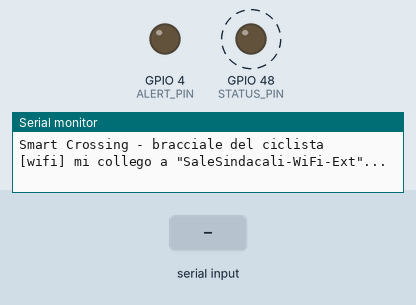
This sketch was run on a simulated ESP32-S3. On the bench: output pins drawn as LEDs (lit = HIGH), the last lines printed to the serial monitor. Dashed ring = blinking. Inputs (shaded band) come from the test bench. WiFi joins after 1.5 s; servers stay silent unless stated.

Above: at 2.15 s.
2.2 s: "t90\n" received over Serial
At 2.56 s:
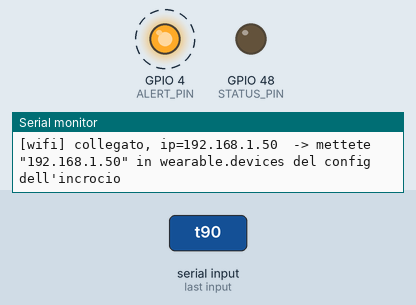
5.2 s: "t,45\n" received over Serial
At 6.31 s:
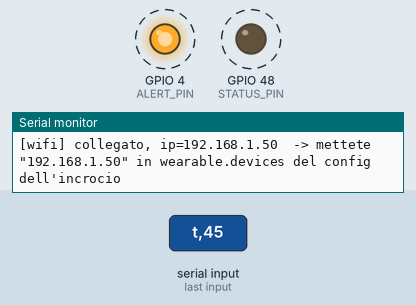
8.2 s: "t" received over Serial
At 12.5 s:
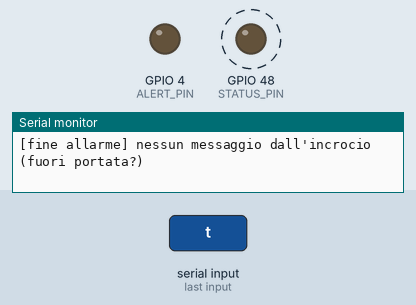
Timing chart, 0 to 17.2 s (numbered marks = the images above; inputs shaded):
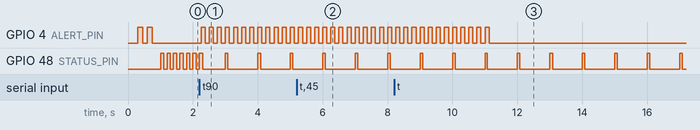

Measured:
- after the input at 2.2 s, GPIO 4 (ALERT_PIN): alternates HIGH for 0.12 s and LOW for 0.12 s, starting after 0.05 s
- after the input at 5.2 s, GPIO 4 (ALERT_PIN): alternates HIGH for 0.12 s and LOW for 0.12 s, starting after 0.05 s
- after the input at 8.2 s, GPIO 4 (ALERT_PIN): alternates HIGH for 0.12 s and LOW for 0.12 s, 24 changes in all, then stays LOW, starting after 0.05 s
- by itself, GPIO 48 (STATUS_PIN): alternates HIGH for 0.08 s and LOW for 0.92 s

The sketch:

esp32_bracciale.ino
```cpp
/*
  Smart Crossing - BRACCIALE DEL CICLISTA (ESP32 DevKit oppure ESP32-C3 SuperMini)

  Canale DIRETTO incrocio -> bracciale: l'incrocio piu' vicino (la UNO Q, "incrocio-1") manda un
  pacchetto UDP all'indirizzo del bracciale, porta 48100. Niente server, niente internet: basta che
  bracciale e incrocio siano sulla stessa rete Wi-Fi (anche l'hotspot di un telefono).

    {"v":1,"t":"wr","n":"incrocio-1","seq":12,"on":1,"k":"bike_lane_invasion","sev":2,
     "txt":"Auto nella ciclabile","ttl":2500}

  - on:1 -> ALLARME: il LED (o il motorino) di ALERT_PIN lampeggia. Pericoli per il ciclista:
    auto che entra nella ciclabile, auto ferma nella ciclabile, sorpasso troppo vicino.
  - on:0 -> fine allarme. L'incrocio lo rimanda ogni mezzo secondo anche quando non c'e' niente:
    e' il segnale "sei vicino all'incrocio e sei collegato".
  - Se per "ttl" ms non arriva niente l'allarme si spegne da solo (pacchetto perso, incrocio spento).

  LED di stato (quello sulla scheda):
    lampeggio veloce   = Wi-Fi non collegato
    lampo ogni secondo = Wi-Fi ok, nessun incrocio vicino
    acceso fisso       = incrocio collegato (riceve i suoi messaggi)

  COLLEGAMENTO: LED + resistenza 220-330 ohm tra ALERT_PIN (GPIO 4, gamba lunga) e GND.
  Al posto del LED si puo' mettere un motorino vibrante, ma tramite un transistor NPN.

  Monitor seriale a 115200: stampa l'indirizzo IP (da mettere nel config dell'incrocio) e ogni allarme.
  Comandi dal Monitor seriale: "t" = allarme di prova per 3 s, "i" = stato e indirizzo IP.

  Nessuna libreria da installare: serve solo il pacchetto schede "esp32" di Espressif.
*/
#include <WiFi.h>
#include <WiFiUdp.h>

// ------------------------------------------------------------------ DA COMPILARE
#define WIFI_SSID "SaleSindacali-WiFi-Ext"      // la stessa rete della UNO Q, a 2,4 GHz
#define WIFI_PASS "Unione1906"
// #define SCHEDA_C3_SUPERMINI     // togliete le // se la scheda e' una ESP32-C3 SuperMini
// ------------------------------------------------------------------

#define PORTA 48100
#define ALERT_PIN 4                // LED di allarme (o motorino con transistor)

#ifdef SCHEDA_C3_SUPERMINI
#define STATUS_PIN 8               // LED blu della SuperMini, si accende con LOW
#define STATUS_ACTIVE_LOW 1
#elif defined(LED_BUILTIN)
#define STATUS_PIN LED_BUILTIN     // LED della scheda (sulla ESP32-S3 e' quello RGB: si accende bianco)
#define STATUS_ACTIVE_LOW 0
#else
#define STATUS_PIN 2               // LED della ESP32 DevKit classica
#define STATUS_ACTIVE_LOW 0
#endif

#define LINK_TIMEOUT_MS 3000       // senza messaggi per 3 s: incrocio non piu' collegato

WiFiUDP udp;
char buf[300];

bool alertOn = false;
unsigned long alertUntil = 0;      // l'allarme si spegne da solo dopo ttl ms senza conferme
int alertSev = 2;
char alertTxt[48] = "";
char alertFrom[24] = "";
unsigned long lastMsg = 0;         // ultimo messaggio dall'incrocio (0 = mai)
unsigned long lastStatusPrint = 0;
unsigned long received = 0;
bool wasConnected = false;

// ------------------------------------------------------------------ lettura del JSON (senza librerie)

long numField(const char *s, const char *key, long def) {
  char pat[24];
  snprintf(pat, sizeof(pat), "\"%s\":", key);
  const char *p = strstr(s, pat);
  return p ? strtol(p + strlen(pat), nullptr, 10) : def;
}

bool strField(const char *s, const char *key, char *out, size_t n) {
  char pat[24];
  snprintf(pat, sizeof(pat), "\"%s\":\"", key);
  const char *p = strstr(s, pat);
  if (!p) return false;
  p += strlen(pat);
  size_t i = 0;
  while (*p && *p != '"' && i + 1 < n) out[i++] = *p++;
  out[i] = 0;
  return true;
}

// ------------------------------------------------------------------ LED

void statusLed(bool on) {
  if (STATUS_PIN < 0) return;
  digitalWrite(STATUS_PIN, (on ^ STATUS_ACTIVE_LOW) ? HIGH : LOW);
}

void startAlert(const char *txt, const char *from, int sev, unsigned long ttl) {
  if (!alertOn) {
    Serial.printf("[ALLARME] %s (da %s)\n", txt, from);
  }
  alertOn = true;
  alertSev = sev;
  alertUntil = millis() + ttl;
  strncpy(alertTxt, txt, sizeof(alertTxt) - 1);
  strncpy(alertFrom, from, sizeof(alertFrom) - 1);
}

void stopAlert(const char *why) {
  if (alertOn) Serial.printf("[fine allarme] %s\n", why);
  alertOn = false;
  digitalWrite(ALERT_PIN, LOW);
}

void updateLeds(unsigned long now) {
  // allarme: lampeggio veloce (4 Hz) se grave, altrimenti 2 Hz
  if (alertOn) {
    unsigned long periodo = alertSev >= 3 ? 250 : 500;
    digitalWrite(ALERT_PIN, (now % periodo) < periodo / 2 ? HIGH : LOW);
  } else {
    digitalWrite(ALERT_PIN, LOW);
  }
  bool wifi = WiFi.status() == WL_CONNECTED;
  bool link = lastMsg && now - lastMsg < LINK_TIMEOUT_MS;
  if (!wifi) statusLed((now % 200) < 100);
  else if (!link) statusLed((now % 1000) < 80);
  else statusLed(true);
}

// ------------------------------------------------------------------ rete

void printStatus() {
  bool link = lastMsg && millis() - lastMsg < LINK_TIMEOUT_MS;
  if (WiFi.status() == WL_CONNECTED) {
    Serial.printf("[stato] ip=%s porta=%d  incrocio=%s  messaggi=%lu  allarme=%s\n",
                  WiFi.localIP().toString().c_str(), PORTA,
                  link ? (alertFrom[0] ? alertFrom : "collegato") : "nessuno",
                  received, alertOn ? alertTxt : "no");
  } else {
    Serial.printf("[stato] Wi-Fi non collegato a \"%s\" (rete a 2,4 GHz? password giusta?)\n", WIFI_SSID);
  }
}

void handlePacket() {
  int n = udp.parsePacket();
  if (n <= 0) return;
  int len = udp.read(buf, sizeof(buf) - 1);
  if (len <= 0) return;
  buf[len] = 0;
  char t[8] = "";
  if (!strField(buf, "t", t, sizeof(t)) || strcmp(t, "wr") != 0) return;  // non e' per il bracciale

  char from[24] = "incrocio";
  strField(buf, "n", from, sizeof(from));
  unsigned long now = millis();
  if (!lastMsg || now - lastMsg >= LINK_TIMEOUT_MS) {
    Serial.printf("[collegato] ricevo dall'incrocio %s (%s)\n", from, udp.remoteIP().toString().c_str());
  }
  lastMsg = now;
  received++;
  strncpy(alertFrom, from, sizeof(alertFrom) - 1);

  long ttl = numField(buf, "ttl", 2500);
  if (numField(buf, "on", 0)) {
    char txt[48] = "pericolo";
    if (!strField(buf, "txt", txt, sizeof(txt))) strField(buf, "k", txt, sizeof(txt));
    startAlert(txt, from, (int)numField(buf, "sev", 2), (unsigned long)ttl);
  } else {
    stopAlert("l'incrocio non vede piu' il pericolo");
  }
}

void setup() {
  Serial.begin(115200);
  delay(300);
  pinMode(ALERT_PIN, OUTPUT);
  if (STATUS_PIN >= 0) pinMode(STATUS_PIN, OUTPUT);
  // test del LED di allarme: due lampi
  for (int i = 0; i < 2; i++) {
    digitalWrite(ALERT_PIN, HIGH);
    delay(150);
    digitalWrite(ALERT_PIN, LOW);
    delay(150);
  }
  Serial.println();
  Serial.println("Smart Crossing - bracciale del ciclista");
  WiFi.mode(WIFI_STA);
  WiFi.setSleep(false);            // senza risparmio energetico i pacchetti arrivano subito
  WiFi.setAutoReconnect(true);
  WiFi.begin(WIFI_SSID, WIFI_PASS);
  Serial.printf("[wifi] mi collego a \"%s\"...\n", WIFI_SSID);
  udp.begin(PORTA);
}

void loop() {
  unsigned long now = millis();
  bool connected = WiFi.status() == WL_CONNECTED;
  if (connected && !wasConnected) {
    udp.stop();
    udp.begin(PORTA);
    Serial.printf("[wifi] collegato, ip=%s  -> mettete \"%s\" in wearable.devices del config dell'incrocio\n",
                  WiFi.localIP().toString().c_str(), WiFi.localIP().toString().c_str());
  }
  wasConnected = connected;

  if (connected) handlePacket();
  if (alertOn && (long)(now - alertUntil) > 0) stopAlert("nessun messaggio dall'incrocio (fuori portata?)");
  updateLeds(now);

  if (Serial.available()) {
    char c = Serial.read();
    if (c == 't') startAlert("allarme di prova", "monitor seriale", 3, 3000);
    if (c == 'i') printStatus();
  }
  if (now - lastStatusPrint > 10000) {   // ogni 10 s: cosi' l'IP si legge anche aprendo il monitor dopo
    lastStatusPrint = now;
    printStatus();
  }
  delay(5);
}
```
